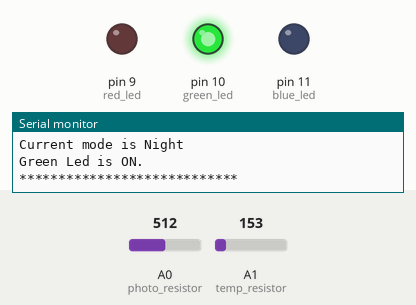
Bench run of a sketch on a simulated Arduino Uno, built with avr-gcc and run on an emulated ATmega328P. On the bench: output pins drawn as LEDs (lit = HIGH), the last lines printed to the serial monitor. The test bench sets the inputs (shaded band); at power-on: A1 (temp_resistor) = 153, A0 (photo_resistor) = 512.

Above: at 2.4 s.
2.5 s: A1 (temp_resistor) set to 163
At 7.8 s:
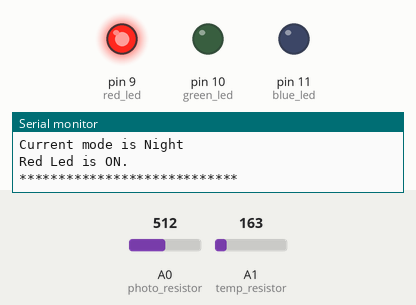
8.3 s: A0 (photo_resistor) set to 716
At 12.3 s:
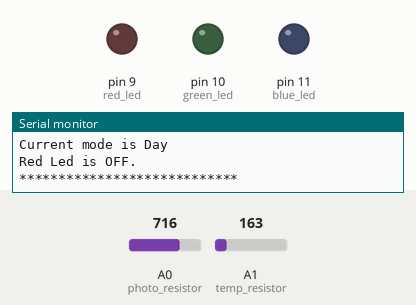
14.1 s: A0 (photo_resistor) set to 529
19.9 s: A0 (photo_resistor) set to 502
At 23.4 s:
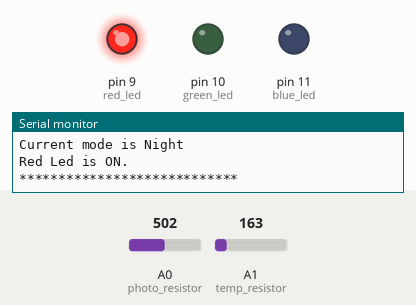
25.7 s: A0 (photo_resistor) set to 900
At 27.8 s:
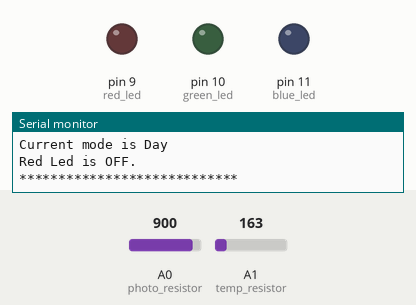
Timing chart, 0 to 29.3 s (numbered marks = the images above; inputs shaded):
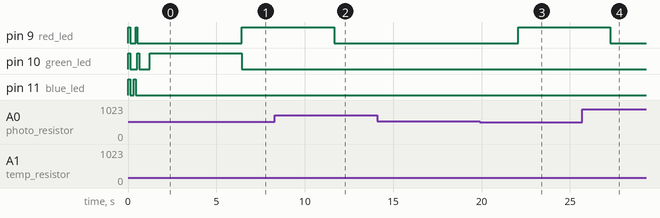

Measured:
- the behaviour switches between 153 and 154 on A1 (temp_resistor) (found by bisection; images 0 and 1)
- the behaviour switches between 513 and 512 on A0 (photo_resistor) (found by bisection; images 2 and 3)
- after the input at 2.5 s, pin 9 (red_led): LOW → HIGH after 3.9 s; pin 10 (green_led): HIGH → LOW after 3.9 s
- after the input at 8.3 s, pin 9 (red_led): HIGH → LOW after 3.4 s
- after the input at 19.9 s, pin 9 (red_led): LOW → HIGH after 2.2 s
- after the input at 25.7 s, pin 9 (red_led): HIGH → LOW after 1.6 s

The sketch:

Climate_Visualizer.ino
```cpp
#define blue_led 11
#define green_led 10
#define red_led 9
#define temp_resistor A1
#define photo_resistor A0

float light_value;
float temp_value;
float light_calc;
float temp_calc;
float voltage_temp;

char led;

String state = "";
String mode = "";

void setup() {
  pinMode(blue_led, OUTPUT);
  pinMode(green_led, OUTPUT);
  pinMode(red_led, OUTPUT);
  pinMode(temp_resistor, INPUT);
  pinMode(photo_resistor, INPUT);
  Serial.begin(9600);
  greeting();
}

void loop() {
  light_value = analogRead(photo_resistor);
  light_calc = (5. * light_value) / 1024.;
  temp_value = analogRead(temp_resistor);
  voltage_temp = (temp_value * 5.) / 1024.;
  temp_calc = (voltage_temp - 0.5) * 100.;
  digitalWrite(red_led, LOW);
  digitalWrite(blue_led, LOW);
  digitalWrite(green_led, LOW);
  if(light_value <= 1024. / 2.){
    state = "ON";
    mode = "Night";
    if(temp_calc <= 0)
    {
      digitalWrite(blue_led, HIGH);
      led = 'b';
    }
    else if (temp_calc > 0 && temp_calc <= 25)
    {
      digitalWrite(green_led, HIGH);
      led = 'g';
    }
    else
    {
      digitalWrite(red_led, HIGH);
      led = 'r';
    }
  }
  else{
    state = "OFF";
    mode = "Day";
    digitalWrite(red_led, LOW);
    digitalWrite(blue_led, LOW);
    digitalWrite(green_led, LOW);
  }
  Debugging(state, mode);
  delay(5000);
}

void greeting(){
  Serial.println("****************************");
  Serial.println("********* Welcome **********");
  Serial.println("****************************");
  digitalWrite(blue_led, HIGH);
  digitalWrite(red_led, HIGH);
  digitalWrite(green_led, HIGH);
  delay(100);
  digitalWrite(blue_led, LOW);
  digitalWrite(red_led, LOW);
  digitalWrite(green_led, LOW);
  delay(200);
  digitalWrite(blue_led, HIGH);
  delay(100);
  digitalWrite(blue_led, LOW);
  digitalWrite(red_led, HIGH);
  delay(100);
  digitalWrite(red_led, LOW);
  digitalWrite(green_led, HIGH);
  delay(100);
  digitalWrite(green_led, LOW);
  delay(600);
}


void Debugging(String current_state, String mode){
  Serial.println("******* Light Value ********");
  Serial.print("Volt Value: ");
  Serial.println(light_calc);
  Serial.println("****************************");
  Serial.println("");
  Serial.println("***** Tempreture Value *****");
  Serial.print("Volts: ");
  Serial.println(voltage_temp);
  Serial.print("Temp: ");
  Serial.println(temp_calc);
  Serial.println("****************************");
  Serial.println("");
  Serial.println("******** Led Status ********");
  Serial.print("Current mode is ");
  Serial.println(mode);
  if(led == 'r')
  {
    Serial.print("Red Led is ");
    Serial.print(current_state);
    Serial.println(".");
  }
  else if (led == 'b')
  {
    Serial.print("Blue Led is ");
    Serial.print(current_state);
    Serial.println(".");
  }
  else
  {
    Serial.print("Green Led is ");
    Serial.print(current_state);
    Serial.println(".");
  }
  Serial.println("****************************");
  Serial.println("");
}
```
